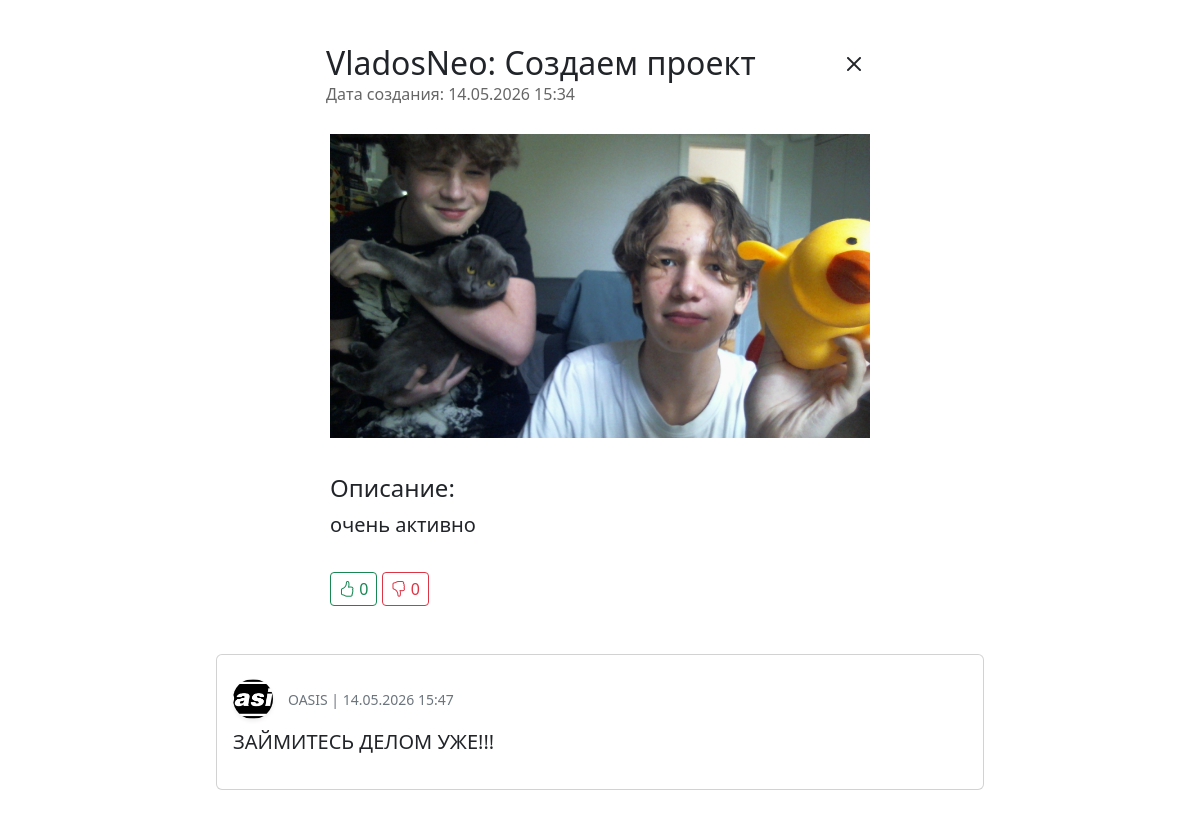
The app's page /comments/15 with its own data.
### data/users.py (models this page shows, shortened)
class User(SqlAlchemyBase, UserMixin):
    __tablename__ = 'users'
    id = sqlalchemy.Column(sqlalchemy.Integer, primary_key=True, autoincrement=True)
    name = sqlalchemy.Column(sqlalchemy.String, nullable=True)
    about = sqlalchemy.Column(sqlalchemy.String, nullable=True)
    email = sqlalchemy.Column(sqlalchemy.String, index=True, unique=True, nullable=True)
    hashed_password = sqlalchemy.Column(sqlalchemy.String, nullable=True)
    created_date = sqlalchemy.Column(sqlalchemy.DateTime, default=datetime.datetime.now)
    file = sqlalchemy.Column(sqlalchemy.String, nullable=True)
    news = orm.relationship("News", back_populates='user')

### data/news.py (models this page shows)
class News(SqlAlchemyBase):
    __tablename__ = 'news'
    id = sqlalchemy.Column(sqlalchemy.Integer, primary_key=True, autoincrement=True)
    title = sqlalchemy.Column(sqlalchemy.String, nullable=True)
    content = sqlalchemy.Column(sqlalchemy.String, nullable=True)
    created_date = sqlalchemy.Column(sqlalchemy.DateTime, default=datetime.datetime.now)
    is_private = sqlalchemy.Column(sqlalchemy.Boolean, default=True)
    file = sqlalchemy.Column(sqlalchemy.String, nullable=True)
    user_id = sqlalchemy.Column(sqlalchemy.Integer, sqlalchemy.ForeignKey("users.id"))
    user = orm.relationship('User')
    categories = orm.relationship("Category", secondary="association", backref="news")
    likes = orm.relationship('User', secondary=news_likes, backref='liked_news')
    dislikes = orm.relationship('User', secondary=news_dislikes, backref='disliked_news')
    favorites = orm.relationship('User', secondary=news_favorites, backref='favorited_news')
    starred = orm.relationship("User",
                               secondary=news_starred,
                               backref=orm.backref("starred_news", lazy='subquery'))

### data/comments.py (models this page shows)
class Comment(SqlAlchemyBase):
    __tablename__ = 'comments'
    id = sqlalchemy.Column(sqlalchemy.Integer, primary_key=True, autoincrement=True)
    content = sqlalchemy.Column(sqlalchemy.String, nullable=True)
    created_date = sqlalchemy.Column(sqlalchemy.DateTime, default=datetime.datetime.now)
    news_id = sqlalchemy.Column(sqlalchemy.Integer, sqlalchemy.ForeignKey("news.id"))
    user_id = sqlalchemy.Column(sqlalchemy.Integer, sqlalchemy.ForeignKey("users.id"))
    user = orm.relationship('User')
    news = orm.relationship('News')

### main.py (the view)
@app.route('/comments/<int:id>')
def show_comments(id):
    db_sess = db_session.create_session()
    news = db_sess.query(News).filter(News.id == id).first()
    comments = db_sess.query(Comment).filter(Comment.news_id == id).all()
    return render_template('comments.html', title='Комментарии', news=news, comments=comments)

### data/db_session.py (called while the page is built)
def create_session() -> Session:
    global __factory
    return __factory()

### templates/comments.html (shortened to what this page needs)
<!doctype html>
<html lang="ru">
<head>
    <link href="https://cdn.jsdelivr.net/npm/bootstrap@5.3.2/dist/css/bootstrap.min.css" rel="stylesheet">
    <link rel="stylesheet" href="https://cdn.jsdelivr.net/npm/bootstrap-icons@1.11.3/font/bootstrap-icons.min.css">
</head>
<body>
<div class="container-fluid mt-4 pb-4">
    <section class="row mb-3 g-0">
        <div class="col-lg-3 d-none d-lg-flex align-items-center justify-content-center"></div>
        <div class="col-12 col-lg-6 d-flex flex-column gap-3 p-3">
            <div class="row align-items-center g-0">
                <div class="col-11 col-lg-11 p-1">
                    <h2 class="m-0">{{ news.user.name }}:  {{ news.title }} </h2>
                    <p class="m-0" style="font-size: 1rem; color: #666;">
                        Дата создания: {{ news.created_date.strftime('%d.%m.%Y %H:%M') if news.created_date.strftime else news.created_date }}
                    </p>
                </div>
                <div class="col-1 col-lg-1 align-self-start text-end">
                    <a href="/" class="bi bi-x fs-2 me-2 text-dark"></a>
                </div>
            </div>
            {% if news.file %}
                <div class="p-2 text-center">
                    {% set ful_file = url_for('static', filename='uploads/' + news.file) %}
                    {% if news.file.lower().endswith(('.jpg', '.jpeg', '.png', '.gif', '.webp', '.svg')) %}
                        <img src="{{ ful_file }}" style="max-width: 100%; max-height: 80vh; object-fit: contain;">
                    {% elif news.file.lower().endswith(('.mp4', '.webm', '.ogg', '.mov')) %}
                        <video src="{{ ful_file }}" controls style="max-width: 100%; max-height: 80vh;"></video>
                    {% elif news.file.lower().endswith(('.mp3', '.wav', '.ogg', '.m4a')) %}
                        <audio src="{{ ful_file }}" controls style="width: 100%;" class="mt-2"></audio>
                    {% else %}
                        <div class="roundede-2">
                            <a href="{{ ful_file }}" class="fs-4 btn btn-outline-secondary" download>
                               <i class="bi bi-file-earmark-arrow-down"></i> Скачать {{ news.file }}
                            </a>
                        </div>
                    {% endif %}
                </div>
            {% endif %}
            {% if news.content %}
            <div class="p-2">
                <p class="fs-4 fw-medium mb-1">Описание:</p>
                <div class="fs-5 text-break" style="white-space: pre-wrap;">{{ news.content }}</div>
            </div>
            {% endif %}
            <div class="p-2">
                <div class="mt-0">
                    {% if current_user.is_authenticated %}
                        <a href="/like/{{ news.id }}" class="btn fs-6 btn-sm {{ 'btn-success' if current_user in news.likes else 'btn-outline-success' }}">
                            <i class="bi bi-hand-thumbs-up"></i> {{ news.likes|length }}
                        </a>
                        <a href="/dislike/{{ news.id }}" class="btn fs-6 btn-sm {{ 'btn-danger' if current_user in news.dislikes else 'btn-outline-danger' }}">
                            <i class="bi bi-hand-thumbs-down"></i> {{ news.dislikes|length }}
                        </a>
                        <a href="/favorite/{{ news.id }}" class="btn fs-6 btn-sm {{ 'btn-warning' if current_user in news.favorites else 'btn-outline-warning' }}">
                            <i class="bi bi-star"></i>
                        </a>
                    {% else %}
                        <a href="#" class="btn fs-6 btn-sm {{ 'btn-success' if current_user in news.likes else 'btn-outline-success' }}">
                            <i class="bi bi-hand-thumbs-up"></i> {{ news.likes|length }}
                        </a>
                        <a href="#" class="btn fs-6 btn-sm {{ 'btn-danger' if current_user in news.dislikes else 'btn-outline-danger' }}">
                            <i class="bi bi-hand-thumbs-down"></i> {{ news.dislikes|length }}
                        </a>
                    {% endif %}
                </div>
            </div>
        </div>
        <div class="col-lg-3 d-none d-lg-flex align-items-center justify-content-center"></div>
    </section>
    <section class="row g-0">
        <div class="col-lg-2 d-none d-lg-flex align-items-center justify-content-center"></div>
        <div class="col-12 col-lg-8">
            {% for comment in comments %}
                <div class="card m-2">
                    <div class="card-body">
                        <div class="small d-flex align-items-center mt-2 text-secondary">
                        {% if comment.user.file %}
                        <div class="rounded-circle d-flex align-items-center justify-content-center overflow-hidden shadow-sm"
                             style="width: 40px; height: 40px; flex-shrink: 0; margin-right: 15px;">
                            <img src="{{ url_for('static', filename='uploads/' + comment.user.file) }}"
                                 alt="{{ comment.user.name }}"
                                 class="img-preview"
                                 style="width: 100%; height: 100%; object-fit: cover; cursor: pointer;"
                                 data-bs-toggle="modal" data-bs-target="#imageModal">
                        {% else %}
                        <div class="rounded-circle d-flex align-items-center justify-content-center overflow-hidden shadow-sm bg-primary"
                             style="width: 40px; height: 40px; flex-shrink: 0; margin-right: 15px;">
                            <span class="text-white" style="font-size: 1.5rem; font-weight: bold;">
                                {{ comment.user.name[0] | upper }}
                            </span>
                        {% endif %}
                        </div>
                            {{ comment.user.name }}  |  {{ comment.created_date.strftime('%d.%m.%Y %H:%M') }}
                        </div>
                        <p class="fs-5 mt-2">{{ comment.content }}</p>
                    </div>
                </div>
            {% else %}
                <div class="alert alert-light m-2">Комментариев пока нет. Будьте первым!</div>
            {% endfor %}
        </div>
        <div class="col-lg-2 d-none d-lg-flex align-items-center justify-content-center"></div>
    </section>
</div>
</body>
</html>

### records on screen
User: user.name "VladosNeo"
News: title "Создаем проект", created_date "14.05.2026 15:34", content "очень активно"
Comment: file (picture), user.name "OASIS", created_date "14.05.2026 15:47", content "ЗАЙМИТЕСЬ ДЕЛОМ УЖЕ!!!"

### other values on screen
{{ news.likes|length }} "0"
{{ news.dislikes|length }} "0"
